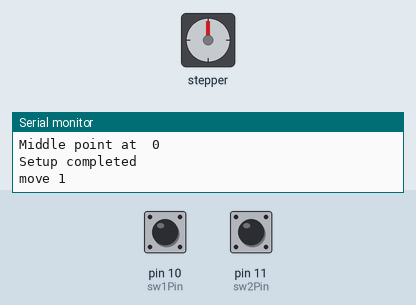
Recording of a sketch running on a simulated Arduino Uno, built with avr-gcc and run on an emulated ATmega328P. Parts: stepper motor, the last lines printed to the serial monitor. Wiring (inferred from the names in the program): stepper motor driver (200 steps per turn assumed): step pin 8; direction pin 9. Inputs (shaded band) come from the test bench; at power-on: pin 10 (sw1Pin) LOW, pin 11 (sw2Pin) LOW.

Above: at 1.2 s.
1.3 s: pin 10 (sw1Pin) pulled HIGH for 3 s
At 4.6 s:
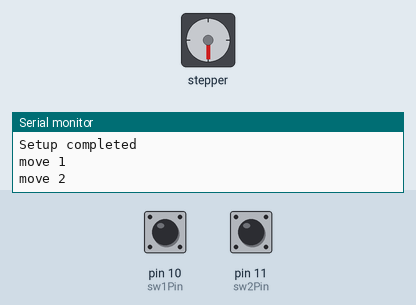
5.8 s: pin 11 (sw2Pin) pulled HIGH for 3 s
At 7.1 s:
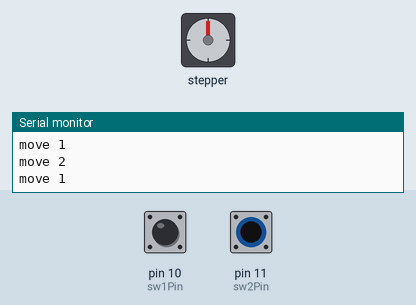
Timing chart, 0 to 8.8 s (numbered marks = the images above; inputs shaded):
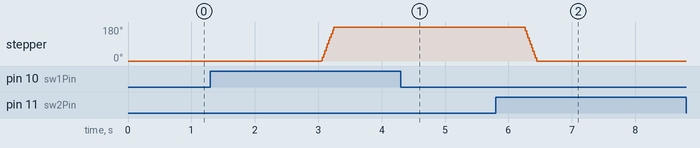

The sketch:

move_stepper.ino
```cpp
// This version uses an explicit PWM generator (in function MoveMotor1)

#include <Stepper.h>

// teste de velocidade e direcção para o balancer
// script baseado em codigo online na reference da biblioteca stepper

#include <Wire.h>


#define STEPS 200
#define dirPin 9
#define stepPin 8
#define sw1Pin 10
#define sw2Pin 11
// Define stepper motor connections and motor interface type. Motor interface type must be set to 1 when using a driver:
Stepper stepper(STEPS, 8, 9);
#define motorInterfaceType 1

int left, right, middle;


void setup() {

  Wire.begin();

  Serial.begin(9600);
  pinMode(stepPin, OUTPUT);
  pinMode(dirPin, OUTPUT);
  pinMode(sw1Pin, INPUT);
  pinMode(sw2Pin, INPUT);


  left = 0;
  right = 0;

  Serial.println("Going left"); // when viewed from the robot frame
                                // It's the right when facing the front of the robot
  while (digitalRead(sw2Pin)==1) {
    // go up until the switch is reached
    moveMotor1( -10, sw2Pin );
    left +=10;
  }
  Serial.print("Left at ");
  Serial.print(left);
  Serial.print("   ");
  Serial.print(digitalRead(sw2Pin));
  Serial.print("  ");
  Serial.println(digitalRead(sw1Pin));
  // at this point the motor is at the highest position

  Serial.println("Going right");
  while (digitalRead(sw1Pin)==1) {
    // go down until the switch is reached
    moveMotor1( 10, sw1Pin );
    right -=10;
    //Serial.println(digitalRead(sw1Pin));
  }
  Serial.print("Right at ");
  Serial.print(right);
  Serial.print("   ");
  Serial.print(digitalRead(sw2Pin));
  Serial.print("  ");
  Serial.println(digitalRead(sw1Pin));

  middle = right / 2;
  // put the motor at the middle - if needed an offset can be used
  moveMotor1(middle, sw2Pin);
  Serial.print("Middle point at  ");
  Serial.println(middle);

  Serial.println("Setup completed");

}

// ------------------------- main loop ----------------------------
void loop() {
/*
  Serial.print(digitalRead(sw1Pin));
  Serial.print("   ");
  Serial.println(digitalRead(sw2Pin));
*/

    moveMotor1(-100, sw2Pin);
    Serial.println("move 1");
    delay(3000);
    moveMotor1(100, sw1Pin);
    Serial.println("move 2");
    delay(3000);
/*
    // move looking only to 1 end switch
    if( digitalRead(sw1Pin)==0) {   // Left switch, seen from front
      moveMotor1(10, sw2Pin);       // Move right, seen from front
      Serial.println("move 1");
    }
    else if( digitalRead(sw2Pin)==0) {   // Right switch, seen from front
      moveMotor1(-10, sw1Pin);        // Move left, seen from front
      Serial.println("move 2");
    }
*/
}


// Motor movement
// This function returns only after the movement is completed

void moveMotor1(int steps, int safetyPin1) {

  digitalWrite(dirPin, steps > 0 ? HIGH : LOW); // Set direction

  for (int i=0; i<abs(steps); i++) {

    if (digitalRead(safetyPin1)==1) {
      digitalWrite(stepPin, HIGH);
      delayMicroseconds(1000);    //2500);  // Adjust for speed
      digitalWrite(stepPin, LOW);
      delayMicroseconds(1000);    //1500);
    }
    else {
      // get out of the loop and function
      break;
    }
  }
}
```

Measured:
- after the input at 1.3 s, stepper: turns 180° clockwise in 0.20 s, starting after 1.7 s
- after the input at 5.8 s, stepper: turns 180° counter-clockwise in 0.20 s, starting after 0.45 s
